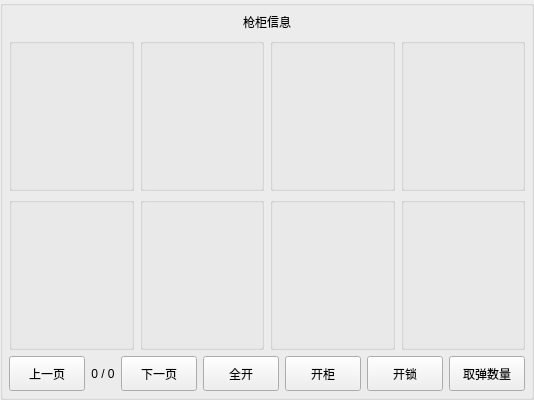
<?xml version="1.0" encoding="UTF-8"?>
<ui version="4.0">
 <class>CabinetInfo</class>
 <widget class="QGroupBox" name="CabinetInfo">
  <property name="geometry">
   <rect>
    <x>0</x>
    <y>0</y>
    <width>534</width>
    <height>400</height>
   </rect>
  </property>
  <layout class="QGridLayout" name="gridLayout">
   <property name="leftMargin">
    <number>6</number>
   </property>
   <property name="topMargin">
    <number>6</number>
   </property>
   <property name="rightMargin">
    <number>6</number>
   </property>
   <property name="bottomMargin">
    <number>6</number>
   </property>
   <item row="1" column="0">
    <widget class="SubCabInfo" name="groupBox_1"/>
   </item>
   <item row="1" column="1">
    <widget class="SubCabInfo" name="groupBox_2"/>
   </item>
   <item row="1" column="2">
    <widget class="SubCabInfo" name="groupBox_3"/>
   </item>
   <item row="1" column="3">
    <widget class="SubCabInfo" name="groupBox_4"/>
   </item>
   <item row="2" column="0">
    <widget class="SubCabInfo" name="groupBox_5"/>
   </item>
   <item row="2" column="1">
    <widget class="SubCabInfo" name="groupBox_6"/>
   </item>
   <item row="2" column="2">
    <widget class="SubCabInfo" name="groupBox_7"/>
   </item>
   <item row="2" column="3">
    <widget class="SubCabInfo" name="groupBox_8"/>
   </item>
   <item row="3" column="0" colspan="4">
    <widget class="QWidget" name="widget" native="true">
     <property name="sizePolicy">
      <sizepolicy hsizetype="Preferred" vsizetype="Fixed">
       <horstretch>0</horstretch>
       <verstretch>0</verstretch>
      </sizepolicy>
     </property>
     <layout class="QHBoxLayout" name="horizontalLayout">
      <property name="leftMargin">
       <number>0</number>
      </property>
      <property name="topMargin">
       <number>0</number>
      </property>
      <property name="rightMargin">
       <number>0</number>
      </property>
      <property name="bottomMargin">
       <number>0</number>
      </property>
      <item>
       <widget class="QPushButton" name="pb_back">
        <property name="sizePolicy">
         <sizepolicy hsizetype="Fixed" vsizetype="Fixed">
          <horstretch>0</horstretch>
          <verstretch>0</verstretch>
         </sizepolicy>
        </property>
        <property name="minimumSize">
         <size>
          <width>75</width>
          <height>35</height>
         </size>
        </property>
        <property name="focusPolicy">
         <enum>Qt::NoFocus</enum>
        </property>
        <property name="text">
         <string>上一页</string>
        </property>
       </widget>
      </item>
      <item>
       <widget class="QLabel" name="pageLabel">
        <property name="sizePolicy">
         <sizepolicy hsizetype="Fixed" vsizetype="Preferred">
          <horstretch>0</horstretch>
          <verstretch>0</verstretch>
         </sizepolicy>
        </property>
        <property name="text">
         <string>0 / 0</string>
        </property>
        <property name="alignment">
         <set>Qt::AlignCenter</set>
        </property>
       </widget>
      </item>
      <item>
       <widget class="QPushButton" name="pb_next">
        <property name="sizePolicy">
         <sizepolicy hsizetype="Fixed" vsizetype="Fixed">
          <horstretch>0</horstretch>
          <verstretch>0</verstretch>
         </sizepolicy>
        </property>
        <property name="minimumSize">
         <size>
          <width>75</width>
          <height>35</height>
         </size>
        </property>
        <property name="focusPolicy">
         <enum>Qt::NoFocus</enum>
        </property>
        <property name="text">
         <string>下一页</string>
        </property>
       </widget>
      </item>
      <item>
       <widget class="QPushButton" name="openAll">
        <property name="sizePolicy">
         <sizepolicy hsizetype="Fixed" vsizetype="Fixed">
          <horstretch>0</horstretch>
          <verstretch>0</verstretch>
         </sizepolicy>
        </property>
        <property name="minimumSize">
         <size>
          <width>75</width>
          <height>35</height>
         </size>
        </property>
        <property name="focusPolicy">
         <enum>Qt::NoFocus</enum>
        </property>
        <property name="text">
         <string>全开</string>
        </property>
       </widget>
      </item>
      <item>
       <widget class="QPushButton" name="pb_openCab">
        <property name="sizePolicy">
         <sizepolicy hsizetype="Fixed" vsizetype="Fixed">
          <horstretch>0</horstretch>
          <verstretch>0</verstretch>
         </sizepolicy>
        </property>
        <property name="minimumSize">
         <size>
          <width>75</width>
          <height>35</height>
         </size>
        </property>
        <property name="focusPolicy">
         <enum>Qt::NoFocus</enum>
        </property>
        <property name="text">
         <string>开柜</string>
        </property>
       </widget>
      </item>
      <item>
       <widget class="QPushButton" name="openLock">
        <property name="sizePolicy">
         <sizepolicy hsizetype="Fixed" vsizetype="Fixed">
          <horstretch>0</horstretch>
          <verstretch>0</verstretch>
         </sizepolicy>
        </property>
        <property name="minimumSize">
         <size>
          <width>75</width>
          <height>35</height>
         </size>
        </property>
        <property name="text">
         <string>开锁</string>
        </property>
       </widget>
      </item>
      <item>
       <widget class="QPushButton" name="getNumber">
        <property name="sizePolicy">
         <sizepolicy hsizetype="Fixed" vsizetype="Fixed">
          <horstretch>0</horstretch>
          <verstretch>0</verstretch>
         </sizepolicy>
        </property>
        <property name="minimumSize">
         <size>
          <width>75</width>
          <height>35</height>
         </size>
        </property>
        <property name="text">
         <string>取弹数量</string>
        </property>
       </widget>
      </item>
     </layout>
    </widget>
   </item>
   <item row="0" column="0" colspan="4">
    <widget class="QLabel" name="title2">
     <property name="sizePolicy">
      <sizepolicy hsizetype="Preferred" vsizetype="Fixed">
       <horstretch>0</horstretch>
       <verstretch>0</verstretch>
      </sizepolicy>
     </property>
     <property name="minimumSize">
      <size>
       <width>0</width>
       <height>20</height>
      </size>
     </property>
     <property name="text">
      <string>枪柜信息</string>
     </property>
     <property name="alignment">
      <set>Qt::AlignCenter</set>
     </property>
    </widget>
   </item>
  </layout>
 </widget>
 <customwidgets>
  <customwidget>
   <class>SubCabInfo</class>
   <extends>QGroupBox</extends>
   <header location="global">subcabinfo.h</header>
   <container>1</container>
  </customwidget>
 </customwidgets>
 <resources/>
 <connections/>
</ui>
